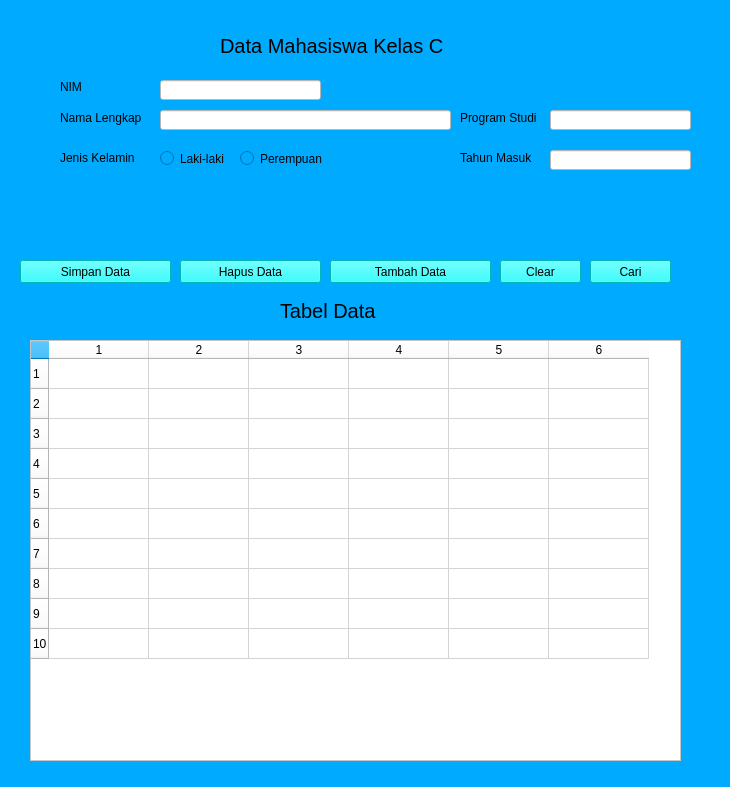
<?xml version="1.0" encoding="UTF-8"?>
<ui version="4.0">
 <class>MainWindow</class>
 <widget class="QMainWindow" name="MainWindow">
  <property name="geometry">
   <rect>
    <x>0</x>
    <y>0</y>
    <width>730</width>
    <height>787</height>
   </rect>
  </property>
  <property name="windowTitle">
   <string>MainWindow</string>
  </property>
  <property name="styleSheet">
   <string notr="true">
background-color: rgb(0, 170, 255);</string>
  </property>
  <widget class="QWidget" name="centralwidget">
   <widget class="QLabel" name="label">
    <property name="geometry">
     <rect>
      <x>220</x>
      <y>20</y>
      <width>281</width>
      <height>51</height>
     </rect>
    </property>
    <property name="font">
     <font>
      <pointsize>15</pointsize>
     </font>
    </property>
    <property name="text">
     <string>Data Mahasiswa Kelas C</string>
    </property>
   </widget>
   <widget class="QLabel" name="label_2">
    <property name="geometry">
     <rect>
      <x>60</x>
      <y>80</y>
      <width>47</width>
      <height>13</height>
     </rect>
    </property>
    <property name="text">
     <string>NIM</string>
    </property>
   </widget>
   <widget class="QLineEdit" name="txtNIM">
    <property name="geometry">
     <rect>
      <x>160</x>
      <y>80</y>
      <width>161</width>
      <height>20</height>
     </rect>
    </property>
    <property name="styleSheet">
     <string notr="true">background-color: rgb(255, 255, 255);</string>
    </property>
    <property name="text">
     <string/>
    </property>
   </widget>
   <widget class="QLabel" name="label_3">
    <property name="geometry">
     <rect>
      <x>60</x>
      <y>110</y>
      <width>91</width>
      <height>16</height>
     </rect>
    </property>
    <property name="text">
     <string>Nama Lengkap</string>
    </property>
   </widget>
   <widget class="QLineEdit" name="txtNama">
    <property name="geometry">
     <rect>
      <x>160</x>
      <y>110</y>
      <width>291</width>
      <height>20</height>
     </rect>
    </property>
    <property name="styleSheet">
     <string notr="true">background-color: rgb(255, 255, 255);</string>
    </property>
   </widget>
   <widget class="QRadioButton" name="optLaki">
    <property name="geometry">
     <rect>
      <x>160</x>
      <y>150</y>
      <width>82</width>
      <height>17</height>
     </rect>
    </property>
    <property name="text">
     <string>Laki-laki</string>
    </property>
   </widget>
   <widget class="QRadioButton" name="optPerempuan">
    <property name="geometry">
     <rect>
      <x>240</x>
      <y>150</y>
      <width>91</width>
      <height>17</height>
     </rect>
    </property>
    <property name="text">
     <string>Perempuan</string>
    </property>
   </widget>
   <widget class="QLabel" name="label_4">
    <property name="geometry">
     <rect>
      <x>60</x>
      <y>150</y>
      <width>81</width>
      <height>16</height>
     </rect>
    </property>
    <property name="text">
     <string>Jenis Kelamin</string>
    </property>
   </widget>
   <widget class="QLabel" name="label_5">
    <property name="geometry">
     <rect>
      <x>460</x>
      <y>110</y>
      <width>81</width>
      <height>16</height>
     </rect>
    </property>
    <property name="text">
     <string>Program Studi</string>
    </property>
   </widget>
   <widget class="QPushButton" name="btnSimpan">
    <property name="geometry">
     <rect>
      <x>20</x>
      <y>260</y>
      <width>151</width>
      <height>23</height>
     </rect>
    </property>
    <property name="styleSheet">
     <string notr="true">#btnSimpan{
	background-color: rgb(0, 255, 255);
}</string>
    </property>
    <property name="text">
     <string>Simpan Data</string>
    </property>
   </widget>
   <widget class="QTableWidget" name="gridMahasiswa">
    <property name="geometry">
     <rect>
      <x>30</x>
      <y>340</y>
      <width>651</width>
      <height>421</height>
     </rect>
    </property>
    <property name="styleSheet">
     <string notr="true">background-color: rgb(255, 255, 255);
color:black;</string>
    </property>
    <property name="rowCount">
     <number>10</number>
    </property>
    <property name="columnCount">
     <number>6</number>
    </property>
    <row/>
    <row/>
    <row/>
    <row/>
    <row/>
    <row/>
    <row/>
    <row/>
    <row/>
    <row/>
    <column>
     <property name="text">
      <string>1</string>
     </property>
    </column>
    <column/>
    <column/>
    <column/>
    <column/>
    <column/>
   </widget>
   <widget class="QPushButton" name="btnCari">
    <property name="geometry">
     <rect>
      <x>590</x>
      <y>260</y>
      <width>81</width>
      <height>23</height>
     </rect>
    </property>
    <property name="styleSheet">
     <string notr="true">	background-color: rgb(0, 255, 255);
</string>
    </property>
    <property name="text">
     <string>Cari</string>
    </property>
   </widget>
   <widget class="QPushButton" name="btnClear">
    <property name="geometry">
     <rect>
      <x>500</x>
      <y>260</y>
      <width>81</width>
      <height>23</height>
     </rect>
    </property>
    <property name="styleSheet">
     <string notr="true">#btnClear{
	background-color: rgb(0, 255, 255);
}</string>
    </property>
    <property name="text">
     <string>Clear</string>
    </property>
   </widget>
   <widget class="QPushButton" name="btnHapus">
    <property name="geometry">
     <rect>
      <x>180</x>
      <y>260</y>
      <width>141</width>
      <height>23</height>
     </rect>
    </property>
    <property name="styleSheet">
     <string notr="true">#btnHapus{
background-color: rgb(0, 255, 255);
}</string>
    </property>
    <property name="text">
     <string>Hapus Data</string>
    </property>
   </widget>
   <widget class="QPushButton" name="btnTambah">
    <property name="geometry">
     <rect>
      <x>330</x>
      <y>260</y>
      <width>161</width>
      <height>23</height>
     </rect>
    </property>
    <property name="styleSheet">
     <string notr="true">#btnTambah{
	background-color: rgb(0, 255, 255);
}
</string>
    </property>
    <property name="text">
     <string>Tambah Data</string>
    </property>
   </widget>
   <widget class="QLineEdit" name="txtprodi">
    <property name="geometry">
     <rect>
      <x>550</x>
      <y>110</y>
      <width>141</width>
      <height>20</height>
     </rect>
    </property>
    <property name="styleSheet">
     <string notr="true">background-color: rgb(255, 255, 255);</string>
    </property>
   </widget>
   <widget class="QLabel" name="label_6">
    <property name="geometry">
     <rect>
      <x>280</x>
      <y>290</y>
      <width>131</width>
      <height>41</height>
     </rect>
    </property>
    <property name="font">
     <font>
      <pointsize>15</pointsize>
     </font>
    </property>
    <property name="text">
     <string>Tabel Data</string>
    </property>
   </widget>
   <widget class="QLineEdit" name="txtthnmasuk">
    <property name="geometry">
     <rect>
      <x>550</x>
      <y>150</y>
      <width>141</width>
      <height>20</height>
     </rect>
    </property>
    <property name="styleSheet">
     <string notr="true">background-color: rgb(255, 255, 255);</string>
    </property>
   </widget>
   <widget class="QLabel" name="label_7">
    <property name="geometry">
     <rect>
      <x>460</x>
      <y>150</y>
      <width>81</width>
      <height>16</height>
     </rect>
    </property>
    <property name="text">
     <string>Tahun Masuk</string>
    </property>
   </widget>
  </widget>
  <widget class="QStatusBar" name="statusbar"/>
 </widget>
 <resources/>
 <connections/>
</ui>
